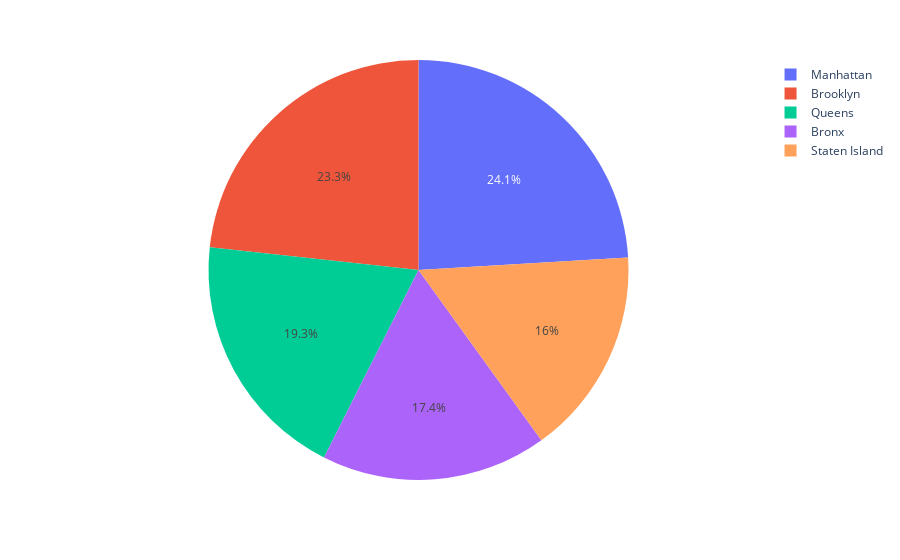

The cell this chart's notebook holds for it:
### Code cell
fig = px.pie(df3, values='Diff', names='neighbourhood_group')
fig.show()

### Figure 1 — Plotly figure (JSON) as saved in the notebook; plotly's stock layout.template omitted (floating-point values rounded to 4 significant figures)
{"data": [{"domain": {"x": [0, 1], "y": [0, 1]}, "hoverlabel": {"namelength": 0}, "hovertemplate": "neighbourhood_group=%{label}<br>Diff=%{value}", "labels": ["Bronx", "Brooklyn", "Manhattan", "Queens", "Staten Island"], "legendgroup": "", "name": "", "showlegend": true, "type": "pie", "values": [452.6, 606.0, 626.6, 502.7, 416.6]}], "layout": {"legend": {"tracegroupgap": 0}, "margin": {"t": 60}}}
